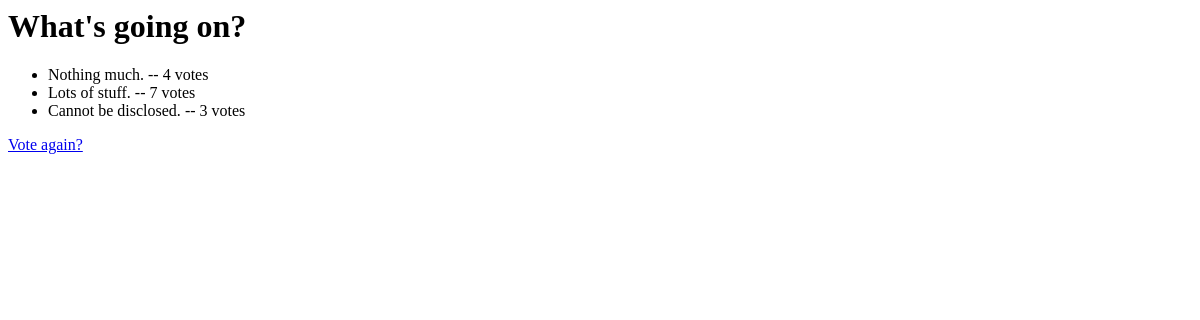
The app's page /sample_app/5/results/, older data.
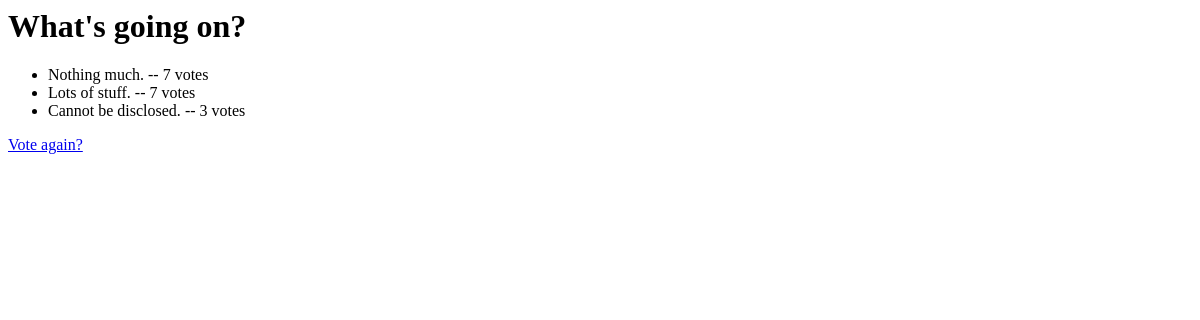
The same page, newer data.
### sample_app/models.py (models this page shows, shortened)
@python_2_unicode_compatible  # only if you need to support Python 2
class Question(models.Model):
	question_text = models.CharField(max_length = 100)
	pub_date = models.DateTimeField('date published')

@python_2_unicode_compatible
class Choices(models.Model):
	question_number  = models.ForeignKey(Question, on_delete = models.CASCADE)
	choice_text = models.CharField(max_length = 100)
	votes = models.IntegerField(default  = 0)

### sample_app/views.py (the view)
# urls.py: url(r'^(?P<pk>[0-9]+)/results/$', views.ResultsView.as_view(), name = 'results'),
class ResultsView(generic.DetailView):
	model = Question
	template_name = 'sample_app/results.html'

### sample_app/templates/sample_app/results.html
<h1> {{ question.question_text }}</h1>
<ul>
	{% for choice in question.choices_set.all %}
	<li> {{ choice.choice_text }} -- {{ choice.votes }} vote{{ choice.votes|pluralize}} </li>
	{% endfor %}
</ul>
<a href = "{% url 'sample_app:details' question.id %}"> Vote again? </a>

Row changes from the older to the newer data that the page shows:
changed Choices "Nothing much.": votes "4" → "7"
